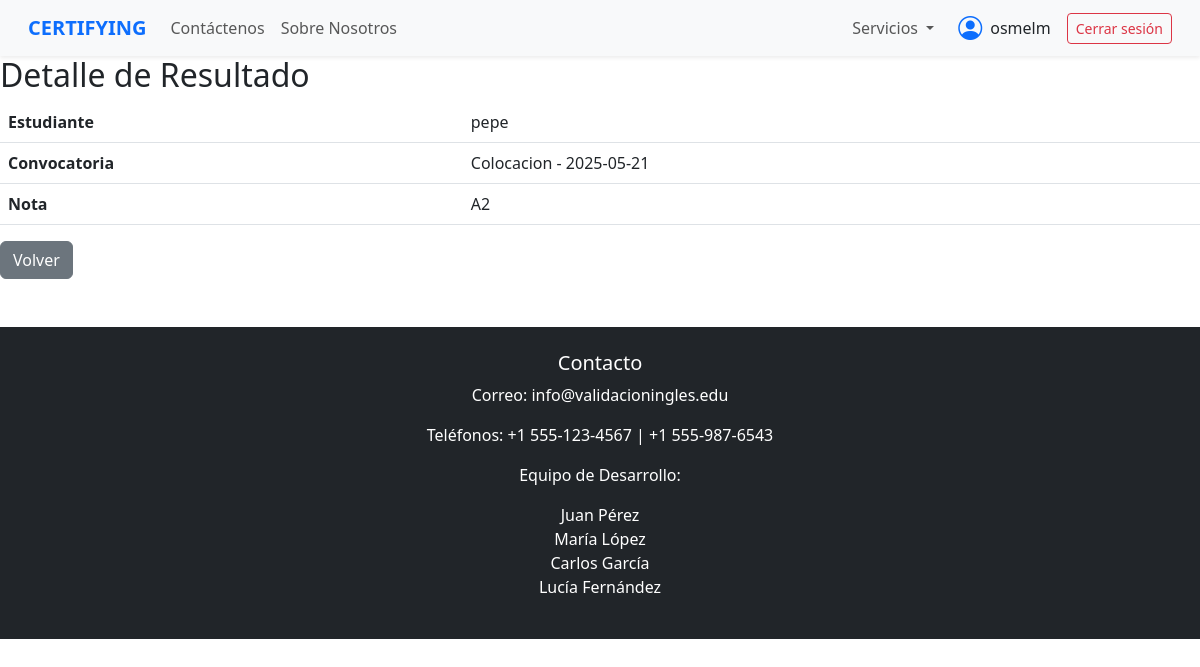
/resultados/detalle/10/ (signed in), run on the app's committed database.
### gestion/models.py (models this page shows, shortened)
class Usuario(AbstractUser):
    TIPO_USUARIO = [
        ('estudiante', 'Estudiante'),
        ('profesor', 'Profesor del Centro')
    ]
    anios =[
        ('1', 'primero'),
        ('2', 'segundo'),
        ('3', 'tercero'),
        ('4', 'cuarto'),
    ]
    tipo_usuario = models.CharField(max_length=20, choices=TIPO_USUARIO)
    facultad = models.CharField(max_length=20)
    grupo = models.CharField(max_length=20,null=True, blank=True)
    anio_escolar = models.CharField(max_length=30, choices=anios, null=True, blank=True)
    carrera = models.CharField(max_length=100,null=True, blank=True)
    curso = models.CharField(max_length=30, blank=True, null=True)
    nivel = models.CharField(max_length=10,null=True, blank=True)

class Resultado(models.Model):
    niveles = [
        ('A1', 'A1'),
        ('A2', 'A2'),
        ('B1', 'B1'),
        ('B2', 'B2'),
        ('C1', 'C1'),
        ('C2', 'C2')
    ]
    nota = models.CharField(max_length=2, choices=niveles)
    inscripcion = models.OneToOneField('Inscripcion', on_delete=models.CASCADE)

class Inscripcion(models.Model):
    estudiante = models.ForeignKey(
        Usuario,
        on_delete=models.CASCADE,
        limit_choices_to={'tipo_usuario': 'estudiante'}
    )
    convocatoria = models.ForeignKey(Convocatoria, on_delete=models.CASCADE)
    fecha_inscripcion = models.DateField(auto_now_add=True)
    class Meta:
        constraints = [
            models.UniqueConstraint(fields=['estudiante', 'convocatoria'], name='unique_inscripcion_estudiante_convocatoria')
        ]

class Convocatoria(models.Model):
    TIPO_CONVOCATORIA = [
        ('entrevista', 'Entrevista'),
        ('certificacion', 'Certificación'),
        ('curso', 'Curso'),
        ('colocacion', 'Colocacion'),
        ('revalorizacion', 'revalorizacion')
    ]
    niveles = [
        ('A1', 'A1'),
        ('A2', 'A2'),
        ('B1', 'B1'),
        ('B2', 'B2'),
        ('C1', 'C1'),
        ('C2', 'C2')
    ]
    nivel = models.CharField(max_length=2, choices=niveles, null=True, blank=True)
    tipo = models.CharField(max_length=20, choices=TIPO_CONVOCATORIA)
    descripcion = models.TextField()
    lugar = models.CharField(max_length=100)
    fecha = models.DateField()
    hora = models.TimeField()
    profesor = models.ForeignKey(
        Usuario,
        on_delete=models.CASCADE,
        limit_choices_to={'tipo_usuario': 'profesor'},
        null=True,  # <-- Permitir nulos temporalmente
        blank=True
    )  # Creador
    estado = models.BooleanField(default=True)
    def __str__(self):
        return f"{self.tipo.capitalize()} - {self.fecha}"

### gestion/vistas/vista_resultado.py (the view)
# urls.py: path('resultados/detalle/<int:resultado_id>/', vista_resultado.detalle_resultado, name='detalle_resultado'),
def detalle_resultado(request, resultado_id):
    if not request.user.is_authenticated:
        messages.warning(request, "Debes iniciar sesión para acceder a esta página.")
        return redirect('login')
    resultado = get_object_or_404(Resultado, id=resultado_id)
    return render(request, 'resultados/detalle_resultado.html', {'resultado': resultado})

### templates/resultados/detalle_resultado.html
{% extends 'base.html' %}
{% block content %}
<h2>Detalle de Resultado</h2>
<table class="table">
    <tr><th>Estudiante</th><td>{{ resultado.inscripcion.estudiante.username }}</td></tr>
    <tr><th>Convocatoria</th><td>{{ resultado.inscripcion.convocatoria }}</td></tr>
    <tr><th>Nota</th><td>{{ resultado.get_nota_display }}</td></tr>
</table>
<a href="{% url 'lista_resultados' %}" class="btn btn-secondary">Volver</a>
{% endblock %}

### templates/base.html (shortened to what this page needs)
{% load static %}
<!DOCTYPE html>
<html lang="es">
<head>
    <link rel="stylesheet" href="{% static 'css/bootstrap.min.css' %}">
    <link rel="stylesheet" href="{% static 'css/bootstrap-icons.css' %}">
    <link rel="stylesheet" href="{% static 'css/base.css' %}">
</head>
<body style="margin: 0; padding: 0;">
<nav class="navbar navbar-expand-lg navbar-light bg-light shadow-sm px-3">
  <div class="container-fluid">
    <a class="navbar-brand fw-bold text-primary" href="{% url 'pagina_principal' %}">CERTIFYING</a>
    <div class="collapse navbar-collapse" id="navbarMain">
      <ul class="navbar-nav me-auto mb-2 mb-lg-0">
        <li class="nav-item">
          <a class="nav-link" href="#">Contáctenos</a>
        </li>
        <li class="nav-item">
          <a class="nav-link" href="#">Sobre Nosotros</a>
        </li>
      </ul>
      <ul class="navbar-nav mb-2 mb-lg-0 d-flex align-items-lg-center">
        <li class="nav-item dropdown me-lg-3">
          <a class="nav-link dropdown-toggle" href="#" id="serviciosDropdown" role="button" data-bs-toggle="dropdown" aria-expanded="false">
            Servicios
          </a>
        </li>
        <li class="nav-item d-flex align-items-center me-lg-3">
          <i class="bi bi-person-circle fs-4 text-primary me-2"></i>
          <span class="text-nowrap">{{ request.user.username }}</span>
        </li>
        {% if request.user.is_authenticated %}
        <li class="nav-item">
            <form action="{% url 'logout' %}" method="post"     style="display: inline;">
                <button type="submit" class="btn btn-outline-danger btn-sm">Cerrar sesión</button>
            </form>
        </li>
        {% else %}
        <li class="nav-item">
            <a href="{% url 'login' %}" class="btn btn-outline-primary  btn-sm">Iniciar sesión</a>
        </li>
        {% endif %}
      </ul>
    </div>
  </div>
</nav>
    <main id="main" style="margin: 0; padding: 0; width: 100%">
        {% block content %}
        {% endblock %}
    </main>
    <footer class="text-center mt-5 bg-dark text-white py-4">
        <h5>Contacto</h5>
        <p>Correo: info@validacioningles.edu</p>
        <p>Teléfonos: +1 555-123-4567 | +1 555-987-6543</p>
        <p>Equipo de Desarrollo:</p>
        <ul class="list-unstyled">
            <li>Juan Pérez</li>
            <li>María López</li>
            <li>Carlos García</li>
            <li>Lucía Fernández</li>
        </ul>
    </footer>
</body>
</html>

### static/css/base.css (style rules this page uses)
* { margin: 0; padding: 0; box-sizing: border-box; }
#main { width:100%; }

### data on the page
Usuario: user.username "osmelm"
Resultado: inscripcion.estudiante.username "pepe", inscripcion.convocatoria "Colocacion - 2025-05-21", nota "A2"
